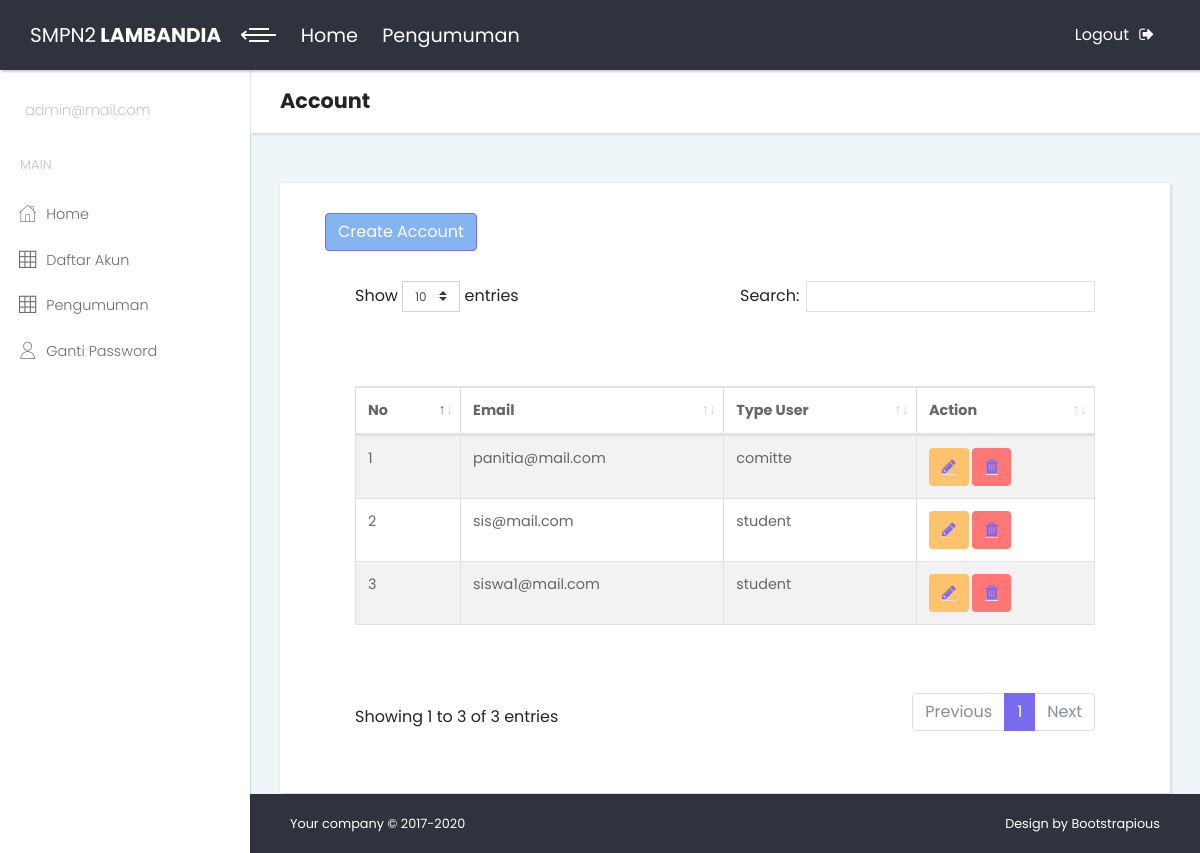
The page /akun/ (signed in) on the database as committed earlier.
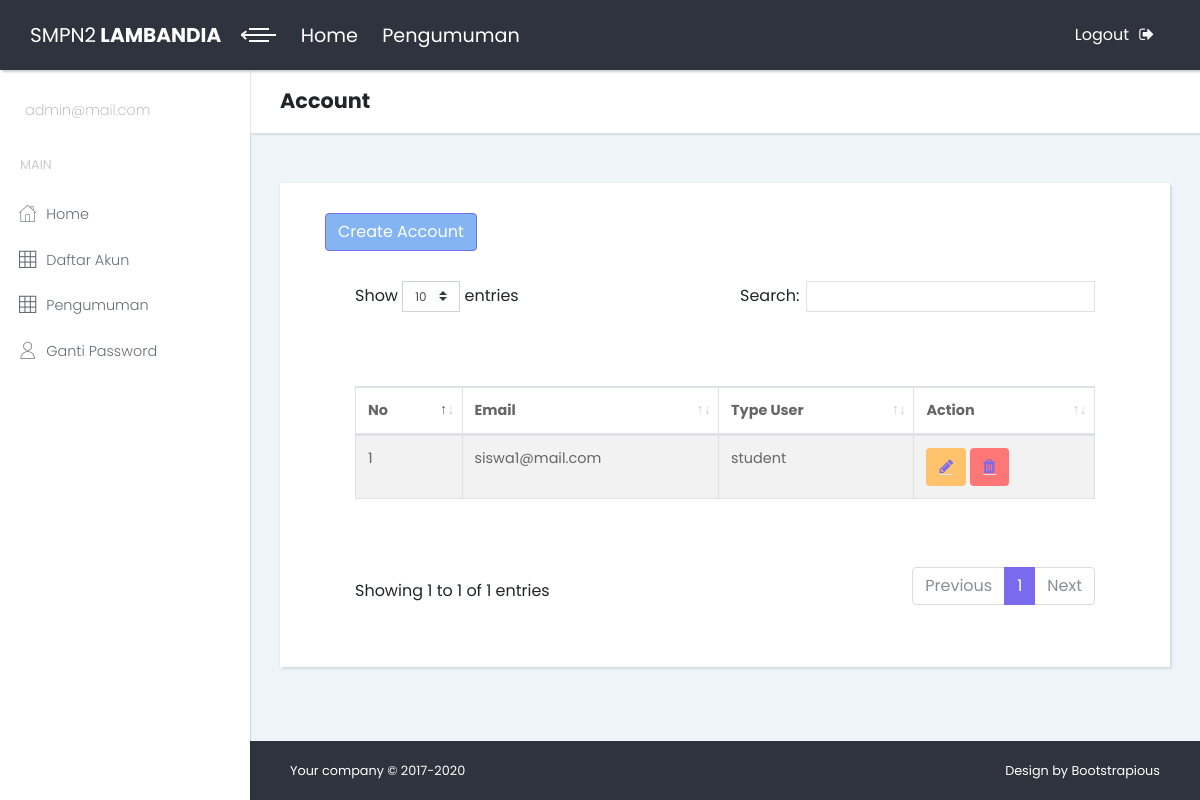
The same page on the database as committed later.
### web_penerimaan/models.py (models this page shows, shortened)
class User(AbstractUser):
    USER_TYPE_CHOICES = (
        (1, 'student'),
        (2, 'comitte'),
        (3, 'admin'),
    )
    user_type=models.PositiveIntegerField(choices=USER_TYPE_CHOICES, default=1)
    username = None
    email = models.EmailField(_('email address'), unique=True)
    USERNAME_FIELD = 'email'
    REQUIRED_FIELDS = []
    is_student = models.BooleanField(default=False)
    is_teacher = models.BooleanField(default=False)
    objects = CustomUserManager()

### web_penerimaan/views.py (the view)
# urls.py: path('akun/', views.Akun, name='akun'),
@login_required
def Akun(request):
    user = request.user
    mail = user.email
    Data_user = User.objects.all().exclude(id=user.id)
    context = {
        'rows': Data_user,
        'mail': mail,
    }
    return render(request, 'akun.html', context)

### web_penerimaan/templates/akun.html (shortened to what this page needs)
{% extends 'base.html' %}
{% load static %}
{% block judul %}
<h2 class="no-margin-bottom">Account</h2>
{% endblock %}
{% block body %}
<div class="container-fluid">
<a  class="submit-btn btn btn-primary bg-blue" href="{% url 'signupaccount' %}" >Create Account </a>
                                <table id="bootstrap-data-table-export" class="table table-striped table-bordered">
                                    <thead>
                                        <tr>
                                            <th>No</th>
                                            <th>Email</th>
                                            <th>Type User</th>
                                            <th>Action</th>
                                        </tr>
                                    </thead>
                                    <tbody>
                                        {% for row in rows %}
                                            <tr>
                                                <td>{{ forloop.counter }}</td>
                                                <td>{{ row.email }}</td>
                                                <td>{{ row.get_user_type_display }}</td>
                                                <td>
                                                <button class="btn bg-orange" type="button" name="button">
                                                <a href="{% url 'akun_update' pk=row.pk %}" id = '{{row.pk}}'> <i class="fa fa-pencil border-bottom"></i></a></button>
                                                <button class="btn bg-red" type="button" name="button">
                                                <a href="{% url 'akun_delete' pk=row.pk %}" id = '{{row.pk}}'> <i class="fa fa-trash border-bottom"></i></a></button>
                                                </td>
                                            </tr>
                                        {% endfor %}
                                    </tbody>
                                </table>
        </div>
 {% endblock %}

Rows that differ between the two databases and show on the page:
removed User: email "panitia@mail.com", user_type "comitte"
removed User: email "sis@mail.com", user_type "student"
Other text that changed with them:
text written by a page script: "Show entries Search: Showing 1 to 3 of 3 entries Previous 1 Next" → "Show entries Search: Showing 1 to 1 of 1 entries Previous 1 Next"
